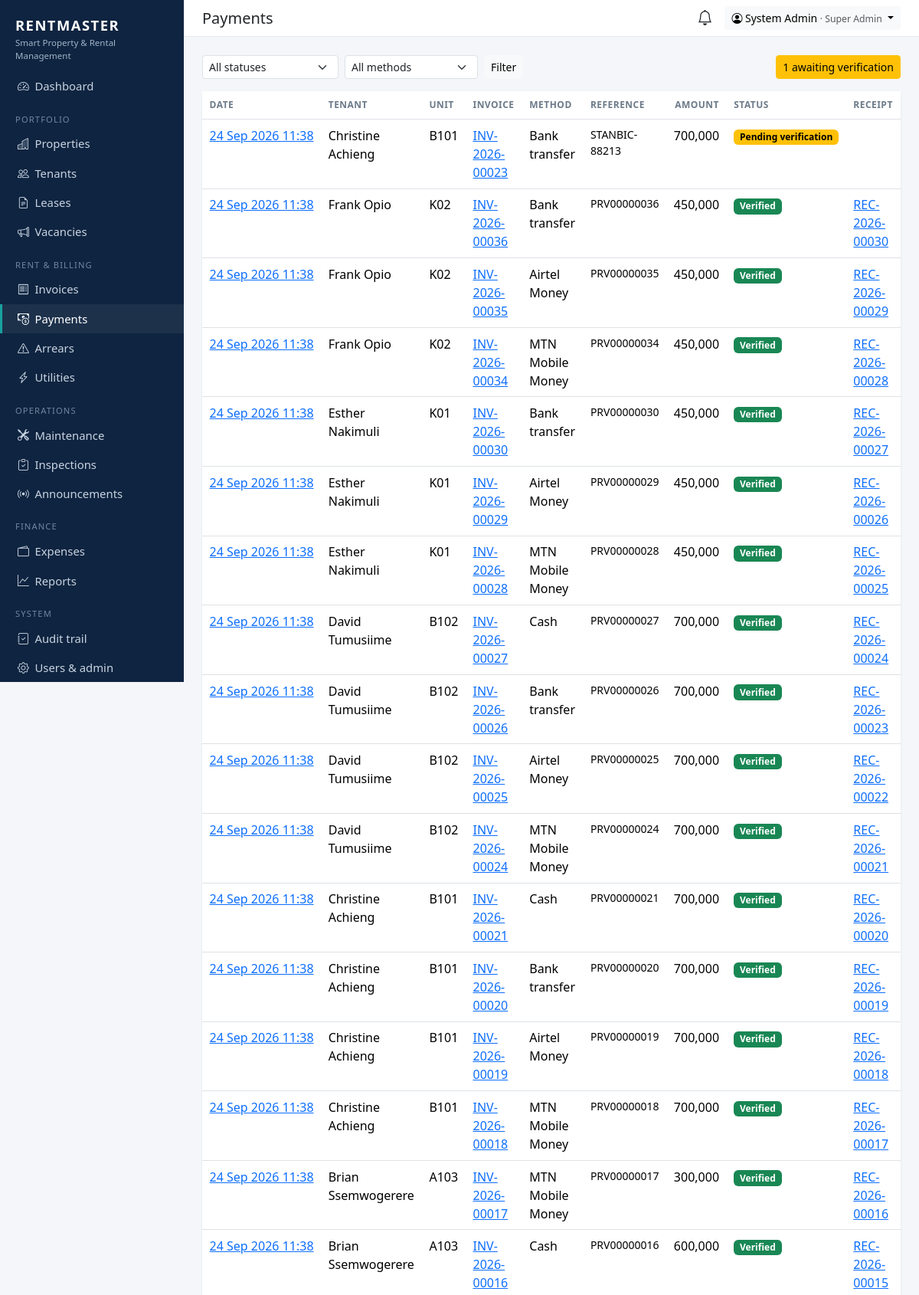
The page /billing/payments/ (signed in, upper part) on the database its author committed.
### apps/accounts/models.py (models this page shows, shortened)
class User(AbstractUser):
    role = models.CharField(max_length=20, choices=Role.choices, default=Role.TENANT)
    phone = models.CharField(max_length=20, blank=True)
    totp_secret = models.CharField(max_length=64, blank=True, editable=False)
    totp_enabled = models.BooleanField("Two-factor authentication", default=False, editable=False)
    def __str__(self):
        return self.get_full_name() or self.username

### apps/billing/models.py (models this page shows, shortened)
class Payment(models.Model):
    class Status(models.TextChoices):
        PENDING = "PENDING", "Pending verification"
        VERIFIED = "VERIFIED", "Verified"
        FAILED = "FAILED", "Failed / rejected"
    invoice = models.ForeignKey(Invoice, on_delete=models.PROTECT, related_name="payments")
    amount = models.DecimalField(max_digits=12, decimal_places=0)
    method = models.CharField(max_length=15, choices=PaymentMethod.choices)
    status = models.CharField(max_length=10, choices=Status.choices, default=Status.PENDING)
    internal_reference = models.UUIDField(default=uuid.uuid4, unique=True, editable=False)
    payer_reference = models.CharField(max_length=100, blank=True)
    provider_reference = models.CharField(max_length=100, blank=True)
    payer_phone = models.CharField(max_length=20, blank=True)
    provider_response = models.JSONField(default=dict, blank=True)
    failure_reason = models.CharField(max_length=200, blank=True)
    submitted_by = models.ForeignKey(settings.AUTH_USER_MODEL, null=True, on_delete=models.SET_NULL, related_name="+")
    verified_by = models.ForeignKey(settings.AUTH_USER_MODEL, null=True, blank=True, on_delete=models.SET_NULL, related_name="+")
    verified_at = models.DateTimeField(null=True, blank=True)
    created_at = models.DateTimeField(auto_now_add=True)
    class Meta:
        ordering = ["-created_at"]

class Invoice(models.Model):
    class Status(models.TextChoices):
        UNPAID = "UNPAID", "Unpaid"
        PARTIAL = "PARTIAL", "Partially paid"
        PAID = "PAID", "Paid"
        CANCELLED = "CANCELLED", "Cancelled"
    number = models.CharField(max_length=30, unique=True, editable=False)
    lease = models.ForeignKey(Lease, on_delete=models.PROTECT, related_name="invoices")
    period_start = models.DateField()
    period_end = models.DateField()
    issue_date = models.DateField(default=date.today)
    due_date = models.DateField()
    total = models.DecimalField(max_digits=12, decimal_places=0, default=0, editable=False)
    amount_paid = models.DecimalField(max_digits=12, decimal_places=0, default=0, editable=False)
    status = models.CharField(max_length=10, choices=Status.choices, default=Status.UNPAID)
    notes = models.TextField(blank=True)
    created_at = models.DateTimeField(auto_now_add=True)
    class Meta:
        ordering = ["-issue_date", "-number"]
        constraints = [
            models.UniqueConstraint(
                fields=["lease", "period_start"],
                condition=~models.Q(status="CANCELLED"),
                name="one_live_invoice_per_lease_period",
            )
        ]

class Receipt(models.Model):
    number = models.CharField(max_length=30, unique=True, editable=False)
    payment = models.OneToOneField(Payment, on_delete=models.PROTECT, related_name="receipt")
    verification_code = models.UUIDField(default=uuid.uuid4, unique=True, editable=False)
    issued_at = models.DateTimeField(auto_now_add=True)

### apps/tenants/models.py (models this page shows, shortened)
class Lease(models.Model):
    class Frequency(models.TextChoices):
        MONTHLY = "MONTHLY", "Monthly"
        QUARTERLY = "QUARTERLY", "Quarterly"
        BIANNUAL = "BIANNUAL", "Every 6 months"
        ANNUAL = "ANNUAL", "Annually"
    class Status(models.TextChoices):
        DRAFT = "DRAFT", "Draft"
        ACTIVE = "ACTIVE", "Active"
        EXPIRED = "EXPIRED", "Expired"
        TERMINATED = "TERMINATED", "Terminated"
    MONTHS_PER_PERIOD = {"MONTHLY": 1, "QUARTERLY": 3, "BIANNUAL": 6, "ANNUAL": 12}
    tenant = models.ForeignKey(Tenant, on_delete=models.PROTECT, related_name="leases")
    unit = models.ForeignKey(Unit, on_delete=models.PROTECT, related_name="leases")
    start_date = models.DateField()
    end_date = models.DateField()
    monthly_rent = models.DecimalField(max_digits=12, decimal_places=0)
    security_deposit = models.DecimalField(max_digits=12, decimal_places=0, default=0)
    payment_frequency = models.CharField(max_length=10, choices=Frequency.choices, default=Frequency.MONTHLY)
    due_day = models.PositiveSmallIntegerField(default=1, help_text="Day of month rent is due (1-28)")
    grace_period_days = models.PositiveSmallIntegerField(default=5)
    late_fee = models.DecimalField(max_digits=12, decimal_places=0, default=0, help_text="Flat fee once grace period ends")
    status = models.CharField(max_length=12, choices=Status.choices, default=Status.ACTIVE)
    agreement = models.FileField(upload_to="leases/", blank=True, storage=private_storage, validators=[DOC_EXTS])
    notes = models.TextField(blank=True)
    created_at = models.DateTimeField(auto_now_add=True)
    class Meta:
        ordering = ["-start_date"]

class Tenant(models.Model):
    tenant_id = models.CharField(max_length=20, unique=True, editable=False)
    user = models.OneToOneField(
        settings.AUTH_USER_MODEL, null=True, blank=True, on_delete=models.SET_NULL,
        related_name="tenant_profile", help_text="Portal login (optional)",
    )
    full_name = models.CharField(max_length=150)
    phone = models.CharField(max_length=20, help_text="e.g. +256772000000")
    email = models.EmailField(blank=True)
    national_id = models.CharField("National ID / Passport No.", max_length=40, blank=True)
    occupation = models.CharField(max_length=100, blank=True)
    current_address = models.CharField(max_length=200, blank=True)
    emergency_contact_name = models.CharField(max_length=150, blank=True)
    emergency_contact_phone = models.CharField(max_length=20, blank=True)
    photo = models.FileField(upload_to="tenants/", blank=True, storage=private_storage, validators=[IMAGE_EXTS])
    registered_by = models.ForeignKey(settings.AUTH_USER_MODEL, null=True, blank=True, on_delete=models.SET_NULL,
                                      related_name="+", editable=False)
    created_at = models.DateTimeField(auto_now_add=True)
    class Meta:
        ordering = ["full_name"]

### apps/properties/models.py (models this page shows, shortened)
class Unit(models.Model):
    class Type(models.TextChoices):
        SINGLE = "SINGLE", "Single room"
        DOUBLE = "DOUBLE", "Double room"
        STUDIO = "STUDIO", "Studio"
        ONE_BED = "1BR", "1 bedroom"
        TWO_BED = "2BR", "2 bedroom"
        THREE_BED = "3BR", "3 bedroom"
        SHOP = "SHOP", "Shop"
        OFFICE = "OFFICE", "Office"
    class Status(models.TextChoices):
        AVAILABLE = "AVAILABLE", "Available"
        RESERVED = "RESERVED", "Reserved"
        OCCUPIED = "OCCUPIED", "Occupied"
        MAINTENANCE = "MAINTENANCE", "Under maintenance"
        VACANT = "VACANT", "Vacant"
    building = models.ForeignKey(Building, on_delete=models.CASCADE, related_name="units")
    number = models.CharField(max_length=20)
    unit_type = models.CharField(max_length=10, choices=Type.choices, default=Type.ONE_BED)
    monthly_rent = models.DecimalField(max_digits=12, decimal_places=0)
    security_deposit = models.DecimalField(max_digits=12, decimal_places=0, default=0)
    status = models.CharField(max_length=15, choices=Status.choices, default=Status.AVAILABLE)
    electricity_meter = models.CharField(max_length=40, blank=True)
    water_meter = models.CharField(max_length=40, blank=True)
    photo = models.FileField(upload_to="units/", blank=True, validators=[IMAGE_EXTS])
    notes = models.TextField(blank=True)
    class Meta:
        ordering = ["building", "number"]
        unique_together = [("building", "number")]
    property = property(lambda self: self.building.property)

### apps/billing/views.py (the view)
# urls.py: path("payments/", views.payment_list, name="payment_list"),
@role_required(*VIEW_ROLES)
def payment_list(request):
    payments = payments_for(request.user).select_related("invoice__lease__tenant", "invoice__lease__unit", "receipt")
    status = request.GET.get("status", "")
    if status:
        payments = payments.filter(status=status)
    method = request.GET.get("method", "")
    if method:
        payments = payments.filter(method=method)
    return render(request, "billing/payment_list.html", {
        "payments": payments[:500], "status": status, "method": method,
        "statuses": Payment.Status.choices, "methods": PaymentMethod.choices,
        "pending_count": payments_for(request.user).filter(status=Payment.Status.PENDING).count(),
    })

### templates/billing/payment_list.html
{% extends "base.html" %}{% load rm %}
{% block heading %}Payments{% endblock %}
{% block content %}
<form class="d-flex flex-wrap gap-2 mb-3" method="get">
  <select name="status" class="form-select form-select-sm" style="width:auto"><option value="">All statuses</option>
    {% for v, l in statuses %}<option value="{{ v }}" {% if v == status %}selected{% endif %}>{{ l }}</option>{% endfor %}</select>
  <select name="method" class="form-select form-select-sm" style="width:auto"><option value="">All methods</option>
    {% for v, l in methods %}<option value="{{ v }}" {% if v == method %}selected{% endif %}>{{ l }}</option>{% endfor %}</select>
  <button class="btn btn-sm btn-light">Filter</button>
  {% if pending_count and nav.is_finance %}<a href="?status=PENDING" class="btn btn-sm btn-warning ms-auto">{{ pending_count }} awaiting verification</a>{% endif %}
</form>
<div class="card"><div class="card-body p-0">
  <table class="table table-hover mb-0">
    <thead><tr><th>Date</th>{% if not nav.is_tenant %}<th>Tenant</th>{% endif %}<th>Unit</th><th>Invoice</th><th>Method</th><th>Reference</th><th class="text-end">Amount</th><th>Status</th><th>Receipt</th></tr></thead>
    {% for p in payments %}
      <tr><td class="text-nowrap"><a href="{% url 'billing:payment_detail' p.pk %}">{{ p.created_at|date:"d M Y H:i" }}</a></td>
        {% if not nav.is_tenant %}<td>{{ p.invoice.lease.tenant.full_name }}</td>{% endif %}
        <td>{{ p.invoice.lease.unit.number }}</td><td><a href="{% url 'billing:invoice_detail' p.invoice.pk %}">{{ p.invoice.number }}</a></td>
        <td>{{ p.get_method_display }}</td><td class="small">{{ p.provider_reference|default:p.payer_reference|default:"—" }}</td>
        <td class="text-end">{{ p.amount|num }}</td><td>{% badge p.status p.get_status_display %}</td>
        <td>{% if p.receipt %}<a href="{% url 'billing:receipt_detail' p.receipt.pk %}">{{ p.receipt.number }}</a>{% endif %}</td></tr>
    {% empty %}<tr><td colspan="9" class="text-muted p-3">No payments.</td></tr>{% endfor %}
  </table>
</div></div>
{% endblock %}

### templates/base.html (shortened to what this page needs)
<!doctype html>
<html lang="en">
<head>
  <link href="https://cdn.jsdelivr.net/npm/bootstrap@5.3.3/dist/css/bootstrap.min.css" rel="stylesheet">
  <link href="https://cdn.jsdelivr.net/npm/bootstrap-icons@1.11.3/font/bootstrap-icons.min.css" rel="stylesheet">
</head>
<body>
{% if user.is_authenticated %}
{% with p=request.path %}
<nav class="rm-sidebar">
  <div class="brand">RENTMASTER<small>Smart Property &amp; Rental Management</small></div>
  <ul class="nav flex-column mt-2">
    <li><a class="nav-link {% if p == '/' %}active{% endif %}" href="{% url 'dashboard' %}"><i class="bi bi-speedometer2"></i>Dashboard</a></li>
    {% if nav.properties %}
    <li class="section">Portfolio</li>
    <li><a class="nav-link {% if '/properties/' in p %}active{% endif %}" href="{% url 'properties:list' %}"><i class="bi bi-buildings"></i>Properties</a></li>
    <li><a class="nav-link {% if p == '/tenants/' or '/tenants/new' in p %}active{% endif %}" href="{% url 'tenants:list' %}"><i class="bi bi-people"></i>Tenants</a></li>
    <li><a class="nav-link {% if '/leases/' in p %}active{% endif %}" href="{% url 'tenants:lease_list' %}"><i class="bi bi-file-earmark-text"></i>Leases</a></li>
    {% endif %}
    {% if nav.vacancies %}<li><a class="nav-link {% if '/vacancies/' in p %}active{% endif %}" href="{% url 'vacancies:listing_list' %}"><i class="bi bi-megaphone"></i>Vacancies</a></li>{% endif %}
    {% if nav.billing %}
    <li class="section">{% if nav.is_tenant %}My account{% else %}Rent &amp; billing{% endif %}</li>
    <li><a class="nav-link {% if '/invoices/' in p %}active{% endif %}" href="{% url 'billing:invoice_list' %}"><i class="bi bi-receipt"></i>Invoices</a></li>
    <li><a class="nav-link {% if '/payments/' in p %}active{% endif %}" href="{% url 'billing:payment_list' %}"><i class="bi bi-cash-coin"></i>Payments</a></li>
    {% endif %}
    {% if nav.arrears %}<li><a class="nav-link {% if '/arrears/' in p %}active{% endif %}" href="{% url 'billing:arrears' %}"><i class="bi bi-exclamation-triangle"></i>Arrears</a></li>{% endif %}
    {% if nav.utilities %}<li><a class="nav-link {% if '/utilities/' in p %}active{% endif %}" href="{% url 'billing:utility_list' %}"><i class="bi bi-lightning-charge"></i>Utilities</a></li>{% endif %}
    <li class="section">Operations</li>
    <li><a class="nav-link {% if '/maintenance/' in p %}active{% endif %}" href="{% url 'maintenance:list' %}"><i class="bi bi-tools"></i>Maintenance</a></li>
    {% if nav.inspections %}<li><a class="nav-link {% if '/inspections/' in p %}active{% endif %}" href="{% url 'inspections:list' %}"><i class="bi bi-clipboard-check"></i>Inspections</a></li>{% endif %}
    {% if nav.announce %}<li><a class="nav-link {% if '/announcements/' in p %}active{% endif %}" href="{% url 'announcement' %}"><i class="bi bi-broadcast"></i>Announcements</a></li>{% endif %}
    {% if nav.finance %}
    <li class="section">Finance</li>
    <li><a class="nav-link {% if '/expenses/' in p %}active{% endif %}" href="{% url 'finance:expense_list' %}"><i class="bi bi-wallet2"></i>Expenses</a></li>
    <li><a class="nav-link {% if '/reports/' in p %}active{% endif %}" href="{% url 'finance:report' %}"><i class="bi bi-graph-up"></i>Reports</a></li>
    {% endif %}
    {% if nav.audit or nav.admin %}<li class="section">System</li>{% endif %}
    {% if nav.audit %}<li><a class="nav-link {% if '/audit/' in p %}active{% endif %}" href="{% url 'audit_log' %}"><i class="bi bi-journal-check"></i>Audit trail</a></li>{% endif %}
    {% if nav.admin %}<li><a class="nav-link" href="{% url 'admin:index' %}"><i class="bi bi-gear"></i>Users &amp; admin</a></li>{% endif %}
  </ul>
</nav>
<div class="rm-main">
  <div class="rm-topbar d-flex align-items-center justify-content-between px-4 py-2 no-print">
    <h1 class="h5 mb-0">{% block heading %}{% endblock %}</h1>
    <div class="d-flex align-items-center gap-3">
      <a href="{% url 'notifications' %}" class="position-relative text-body" title="Notifications">
        <i class="bi bi-bell fs-5"></i>
      </a>
      <div class="dropdown">
        <button class="btn btn-sm btn-light dropdown-toggle" data-bs-toggle="dropdown">
          <i class="bi bi-person-circle"></i> {{ user }} <span class="text-muted small">· {{ user.get_role_display }}</span>
        </button>
      </div>
    </div>
  </div>
  <main class="p-4">
    {% block content %}{% endblock %}
  </main>
</div>
{% endwith %}
{% else %}
  {% block public %}{% endblock %}
{% endif %}
</body>
</html>

### rows shown on the page
User: first_name+last_name "System Admin", role "Super Admin"
Payment: created_at "24 Sep 2026 11:38", invoice.lease.tenant.full_name "Christine Achieng", invoice.lease.unit.number "B101", invoice.number "INV-2026-00023", method "Bank transfer", provider_reference "STANBIC-88213", amount|num "700,000", status "Pending verification"
Payment: created_at "24 Sep 2026 11:38", invoice.lease.tenant.full_name "Frank Opio", invoice.lease.unit.number "K02", invoice.number "INV-2026-00036", method "Bank transfer", provider_reference "PRV00000036", amount|num "450,000", status "Verified", receipt.number "REC-2026-00030"
Payment: created_at "24 Sep 2026 11:38", invoice.lease.tenant.full_name "Frank Opio", invoice.lease.unit.number "K02", invoice.number "INV-2026-00035", method "Airtel Money", provider_reference "PRV00000035", amount|num "450,000", status "Verified", receipt.number "REC-2026-00029"
Payment: created_at "24 Sep 2026 11:38", invoice.lease.tenant.full_name "Frank Opio", invoice.lease.unit.number "K02", invoice.number "INV-2026-00034", method "MTN Mobile Money", provider_reference "PRV00000034", amount|num "450,000", status "Verified", receipt.number "REC-2026-00028"
Payment: created_at "24 Sep 2026 11:38", invoice.lease.tenant.full_name "Esther Nakimuli", invoice.lease.unit.number "K01", invoice.number "INV-2026-00030", method "Bank transfer", provider_reference "PRV00000030", amount|num "450,000", status "Verified", receipt.number "REC-2026-00027"
Payment: created_at "24 Sep 2026 11:38", invoice.lease.tenant.full_name "Esther Nakimuli", invoice.lease.unit.number "K01", invoice.number "INV-2026-00029", method "Airtel Money", provider_reference "PRV00000029", amount|num "450,000", status "Verified", receipt.number "REC-2026-00026"
Payment: created_at "24 Sep 2026 11:38", invoice.lease.tenant.full_name "Esther Nakimuli", invoice.lease.unit.number "K01", invoice.number "INV-2026-00028", method "MTN Mobile Money", provider_reference "PRV00000028", amount|num "450,000", status "Verified", receipt.number "REC-2026-00025"
Payment: created_at "24 Sep 2026 11:38", invoice.lease.tenant.full_name "David Tumusiime", invoice.lease.unit.number "B102", invoice.number "INV-2026-00027", method "Cash", provider_reference "PRV00000027", amount|num "700,000", status "Verified", receipt.number "REC-2026-00024"
Payment: created_at "24 Sep 2026 11:38", invoice.lease.tenant.full_name "David Tumusiime", invoice.lease.unit.number "B102", invoice.number "INV-2026-00026", method "Bank transfer", provider_reference "PRV00000026", amount|num "700,000", status "Verified", receipt.number "REC-2026-00023"
Payment: created_at "24 Sep 2026 11:38", invoice.lease.tenant.full_name "David Tumusiime", invoice.lease.unit.number "B102", invoice.number "INV-2026-00025", method "Airtel Money", provider_reference "PRV00000025", amount|num "700,000", status "Verified", receipt.number "REC-2026-00022"
Payment: created_at "24 Sep 2026 11:38", invoice.lease.tenant.full_name "David Tumusiime", invoice.lease.unit.number "B102", invoice.number "INV-2026-00024", method "MTN Mobile Money", provider_reference "PRV00000024", amount|num "700,000", status "Verified", receipt.number "REC-2026-00021"
Payment: created_at "24 Sep 2026 11:38", invoice.lease.tenant.full_name "Christine Achieng", invoice.lease.unit.number "B101", invoice.number "INV-2026-00021", method "Cash", provider_reference "PRV00000021", amount|num "700,000", status "Verified", receipt.number "REC-2026-00020"
Payment: created_at "24 Sep 2026 11:38", invoice.lease.tenant.full_name "Christine Achieng", invoice.lease.unit.number "B101", invoice.number "INV-2026-00020", method "Bank transfer", provider_reference "PRV00000020", amount|num "700,000", status "Verified", receipt.number "REC-2026-00019"
Payment: created_at "24 Sep 2026 11:38", invoice.lease.tenant.full_name "Christine Achieng", invoice.lease.unit.number "B101", invoice.number "INV-2026-00019", method "Airtel Money", provider_reference "PRV00000019", amount|num "700,000", status "Verified", receipt.number "REC-2026-00018"
Payment: created_at "24 Sep 2026 11:38", invoice.lease.tenant.full_name "Christine Achieng", invoice.lease.unit.number "B101", invoice.number "INV-2026-00018", method "MTN Mobile Money", provider_reference "PRV00000018", amount|num "700,000", status "Verified", receipt.number "REC-2026-00017"
Payment: created_at "24 Sep 2026 11:38", invoice.lease.tenant.full_name "Brian Ssemwogerere", invoice.lease.unit.number "A103", invoice.number "INV-2026-00017", method "MTN Mobile Money", provider_reference "PRV00000017", amount|num "300,000", status "Verified", receipt.number "REC-2026-00016"
Payment: created_at "24 Sep 2026 11:38", invoice.lease.tenant.full_name "Brian Ssemwogerere", invoice.lease.unit.number "A103", invoice.number "INV-2026-00016", method "Cash", provider_reference "PRV00000016", amount|num "600,000", status "Verified", receipt.number "REC-2026-00015"

### other values the page prints
{{ pending_count }} "1"
